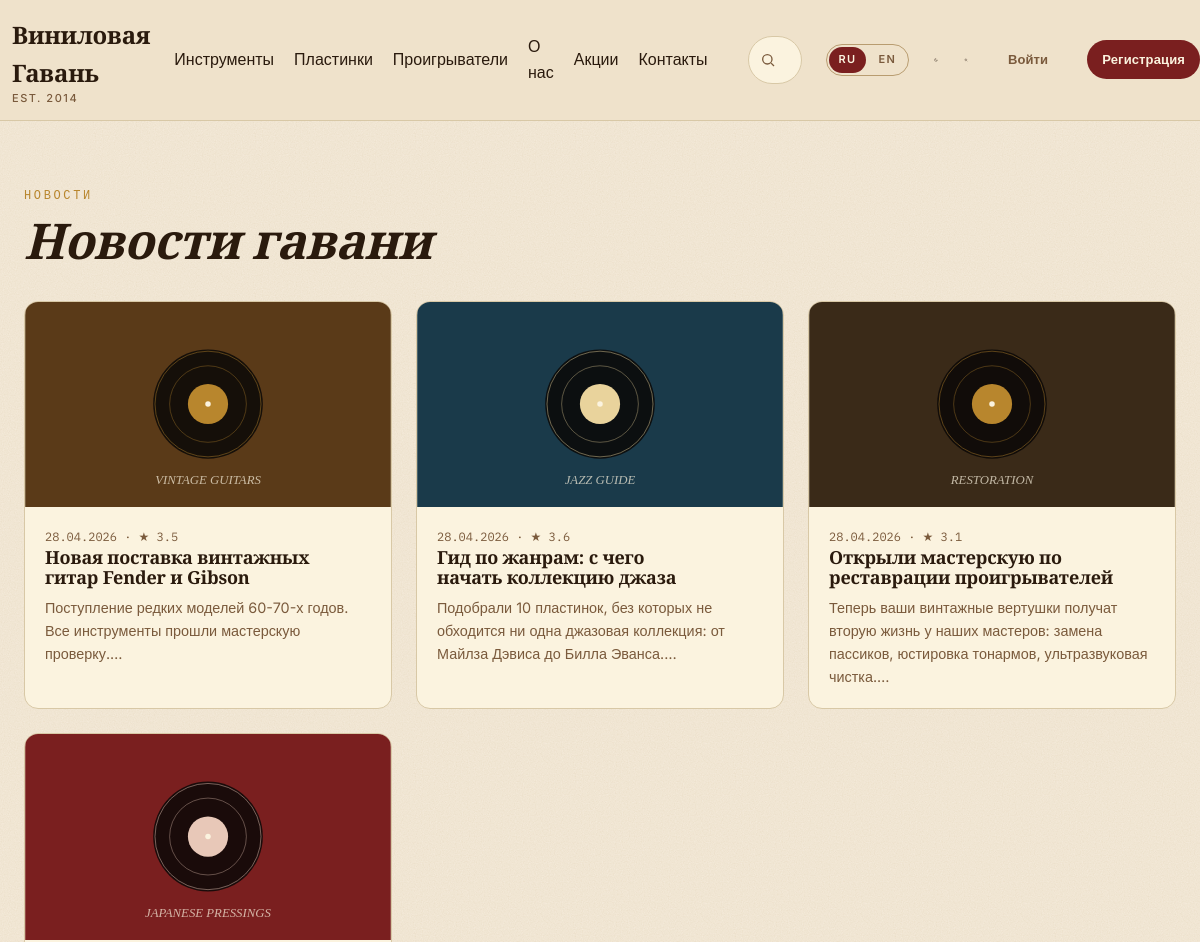
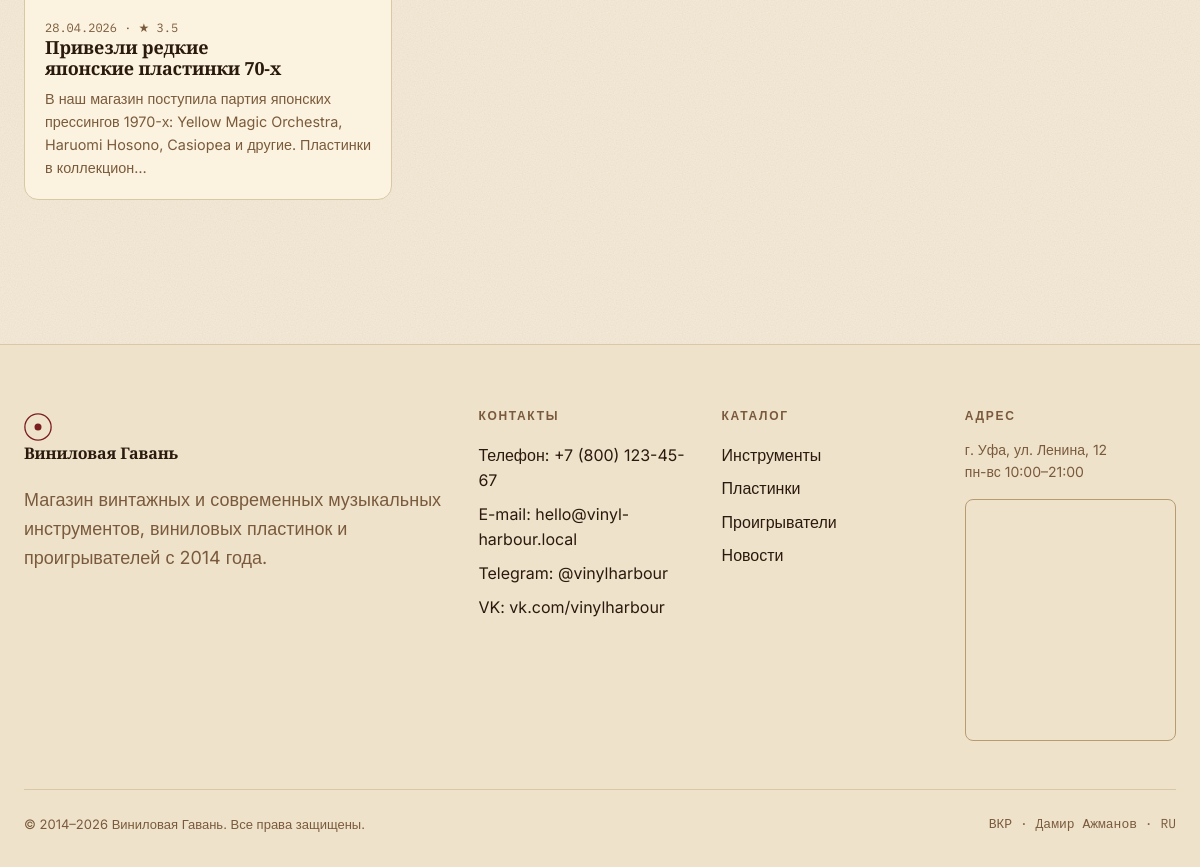
Page /news on the committed database (2 pictures, top to bottom).
### app/models.py (models this page shows, shortened)
class Category(db.Model):
    __tablename__ = "categories"
    id = db.Column(db.Integer, primary_key=True)
    slug = db.Column(db.String(64), unique=True, nullable=False)
    name_ru = db.Column(db.String(120), nullable=False)
    name_en = db.Column(db.String(120), nullable=False)
    description_ru = db.Column(db.Text, default="")
    description_en = db.Column(db.Text, default="")
    products = db.relationship("Product", backref="category", lazy="dynamic")

class News(db.Model):
    __tablename__ = "news"
    id = db.Column(db.Integer, primary_key=True)
    title_ru = db.Column(db.String(200), nullable=False)
    title_en = db.Column(db.String(200), nullable=False)
    body_ru = db.Column(db.Text, nullable=False)
    body_en = db.Column(db.Text, nullable=False)
    image = db.Column(db.String(255), default="news-default.svg")
    rating = db.Column(db.Integer, default=0)  # сумма оценок
    rating_count = db.Column(db.Integer, default=0)
    is_featured = db.Column(db.Boolean, default=False)
    published_at = db.Column(db.DateTime, default=datetime.utcnow)
    def title(self, lang="ru"):
        return self.title_en if lang == "en" else self.title_ru
    def body(self, lang="ru"):
        return self.body_en if lang == "en" else self.body_ru
    @property
    def avg_rating(self):
        return round(self.rating / self.rating_count, 1) if self.rating_count else 0

### app/blueprints/main/routes.py (the view)
@bp.route("/news")
def news_list():
    items = News.query.order_by(News.published_at.desc()).all()
    return render_template("news_list.html", news_items=items)

### app/i18n.py (called while the page is built)
def translations(lang):
    return TRANSLATIONS.get(lang, TRANSLATIONS["ru"])

### app/templates/news_list.html
{% extends 'base.html' %}
{% block content %}
<section class="section">
  <div class="container">
    <div style="margin-bottom: var(--space-8);">
      <div class="section-eyebrow">{{ t.news }}</div>
      <h1 style="font-style: italic;">{% if lang=='en' %}News from the harbour{% else %}Новости гавани{% endif %}</h1>
    </div>
    <div class="news-grid">
      {% for n in news_items %}
      <a class="news-card" href="{{ url_for('main.news_detail', news_id=n.id) }}">
        <div class="card-image"><img src="{{ url_for('static', filename='img/' + n.image) }}" alt=""></div>
        <div class="card-body">
          <div class="meta">{{ n.published_at.strftime('%d.%m.%Y') }} · ★ {{ n.avg_rating }}</div>
          <h3>{{ n.title(lang) }}</h3>
          <p style="color: var(--color-text-muted); font-size: 0.9rem; margin-top: 0.5rem;">{{ n.body(lang)[:140] }}…</p>
        </div>
      </a>
      {% endfor %}
    </div>
  </div>
</section>
{% endblock %}

### app/templates/base.html (shortened to what this page needs)
<!DOCTYPE html>
<html lang="{{ lang }}">
<head>
  <link rel="stylesheet" href="{{ url_for('static', filename='css/style.css') }}">
</head>
<body>
<header class="site-header">
  <div class="container header-top">
    <a href="{{ url_for('main.index') }}" class="logo" aria-label="{{ t.site_name }}">
      <span>{{ t.site_name }}<small>EST. 2014</small></span>
    </a>
    <nav class="nav-main">
      <a href="{{ url_for('catalog.category', slug='instruments') }}">{{ t.instruments }}</a>
      <a href="{{ url_for('catalog.category', slug='vinyl') }}">{{ t.vinyl }}</a>
      <a href="{{ url_for('catalog.category', slug='players') }}">{{ t.players }}</a>
      <a href="{{ url_for('main.index') }}#about">{{ t.about }}</a>
      <a href="{{ url_for('main.index') }}#promotions">{{ t.promotions }}</a>
      <a href="{{ url_for('main.index') }}#contacts">{{ t.contacts }}</a>
    </nav>
    <form action="{{ url_for('main.search') }}" method="get" class="search-form-header" role="search">
      <svg width="16" height="16" viewBox="0 0 24 24" fill="none" stroke="currentColor" stroke-width="2"><circle cx="11" cy="11" r="7"/><path d="m21 21-4.3-4.3"/></svg>
      <input type="search" name="q" placeholder="{{ t.search_placeholder }}" autocomplete="off" data-search-input>
    </form>
    <div class="lang-toggle" role="group" aria-label="Language">
      <a href="?lang=ru" class="{% if lang=='ru' %}active{% endif %}">RU</a>
      <a href="?lang=en" class="{% if lang=='en' %}active{% endif %}">EN</a>
    </div>
    <button class="icon-btn" data-theme-toggle aria-label="{{ t.theme_dark }}" title="{{ t.theme_dark }}"></button>
    <button class="icon-btn" data-vision-toggle aria-label="{{ t.vision_mode }}" title="{{ t.vision_mode }}">
      <svg width="20" height="20" viewBox="0 0 24 24" fill="none" stroke="currentColor" stroke-width="1.6"><circle cx="11" cy="11" r="6"/><path d="m21 21-5-5"/><path d="M11 8v6M8 11h6" stroke-width="1.4"/></svg>
    </button>
    {% if current_user.is_authenticated %}
      <a href="{{ url_for('cart.index') }}" class="icon-btn cart-btn" aria-label="{{ t.cart }}">
        <svg width="20" height="20" viewBox="0 0 24 24" fill="none" stroke="currentColor" stroke-width="1.6"><path d="M6 6h15l-1.5 9h-12z"/><circle cx="9" cy="20" r="1.5"/><circle cx="18" cy="20" r="1.5"/><path d="M6 6 5 3H2"/></svg>
        {% set cart_count = current_user.cart_items.count() %}
        {% if cart_count %}<span class="badge">{{ cart_count }}</span>{% endif %}
      </a>
      <a href="{{ url_for('account.index') }}" class="icon-btn" aria-label="{{ t.account }}" title="{{ t.account }}">
        <svg width="20" height="20" viewBox="0 0 24 24" fill="none" stroke="currentColor" stroke-width="1.6"><circle cx="12" cy="8" r="4"/><path d="M4 21c0-4 4-7 8-7s8 3 8 7"/></svg>
      </a>
      {% if current_user.is_admin %}<a href="{{ url_for('admin.index') }}" class="btn btn-outline btn-sm">{{ t.admin }}</a>{% endif %}
      <a href="{{ url_for('auth.logout') }}" class="btn btn-ghost btn-sm">{{ t.logout }}</a>
    {% else %}
      <a href="{{ url_for('auth.login') }}" class="btn btn-ghost btn-sm">{{ t.login }}</a>
      <a href="{{ url_for('auth.register') }}" class="btn btn-primary btn-sm">{{ t.register }}</a>
    {% endif %}
  </div>
</header>
<main>
  {% block content %}{% endblock %}
</main>
<footer class="site-footer" id="contacts">
  <div class="container">
    <div class="footer-grid">
      <div>
        <a href="{{ url_for('main.index') }}" class="logo">
          <svg width="28" height="28" viewBox="0 0 32 32" fill="none">
            <circle cx="16" cy="16" r="15" stroke="currentColor" stroke-width="1.5"/>
            <circle cx="16" cy="16" r="4" fill="currentColor"/>
          </svg>
          <span>{{ t.site_name }}</span>
        </a>
        <p style="margin-top: 1rem; color: var(--color-text-muted);">{{ t.footer_about }}</p>
      </div>
      <div>
        <h4>{{ t.contacts }}</h4>
        <a href="tel:+78001234567">{{ t.phone }}: +7 (800) 123-45-67</a>
        <a href="mailto:hello@vinyl-harbour.local">{{ t.email }}: hello@vinyl-harbour.local</a>
        <a href="#">Telegram: @vinylharbour</a>
        <a href="#">VK: vk.com/vinylharbour</a>
      </div>
      <div>
        <h4>{{ t.catalog }}</h4>
        <a href="{{ url_for('catalog.category', slug='instruments') }}">{{ t.instruments }}</a>
        <a href="{{ url_for('catalog.category', slug='vinyl') }}">{{ t.vinyl }}</a>
        <a href="{{ url_for('catalog.category', slug='players') }}">{{ t.players }}</a>
        <a href="{{ url_for('main.news_list') }}">{{ t.news }}</a>
      </div>
      <div>
        <h4>{{ t.address }}</h4>
        <p style="font-size: 0.875rem; color: var(--color-text-muted);">г. Уфа, ул. Ленина, 12<br>пн-вс 10:00–21:00</p>
        <div class="map-embed">
          <iframe src="https://yandex.ru/map-widget/v1/?ll=55.957727%2C54.735152&z=14&pt=55.957727,54.735152,pm2rdm" loading="lazy" allowfullscreen title="Карта"></iframe>
        </div>
      </div>
    </div>
    <div class="copyright">
      <span>© 2014–2026 {{ t.site_name }}. {{ t.rights }}.</span>
      <span style="font-family: var(--font-mono);">ВКР · Дамир Ажманов · {{ lang|upper }}</span>
    </div>
  </div>
</footer>
</body>
</html>

### rows in the picture
Category: players "Проигрыватели"
News: image (picture), published_at "28.04.2026", avg_rating "3.5", title "Новая поставка винтажных гитар Fender и Gibson", body_ru "Поступление редких моделей 60-70-х годов. Все инструменты прошли мастерскую проверку."
News: image (picture), published_at "28.04.2026", avg_rating "3.6", title "Гид по жанрам: с чего начать коллекцию джаза", body_ru "Подобрали 10 пластинок, без которых не обходится ни одна джазовая коллекция: от Майлза Дэвиса до Билла Эванса."
News: image (picture), published_at "28.04.2026", avg_rating "3.1", title "Открыли мастерскую по реставрации проигрывателей", body_ru "Теперь ваши винтажные вертушки получат вторую жизнь у наших мастеров: замена пассиков, юстировка тонармов, ультразвуковая чистка."
News: image (picture), published_at "28.04.2026", avg_rating "3.5", title "Привезли редкие японские пластинки 70-х", body_ru "В наш магазин поступила партия японских прессингов 1970-х: Yellow Magic Orchestra, Haruomi Hosono, Casiopea и другие. Пластинки в коллекцион"

### other values in the picture
{{ t.site_name }} "Виниловая Гавань"
{{ t.instruments }} "Инструменты"
{{ t.vinyl }} "Пластинки"
{{ t.about }} "О нас"
{{ t.promotions }} "Акции"
{{ t.contacts }} "Контакты"
{{ t.login }} "Войти"
{{ t.register }} "Регистрация"
{{ t.news }} "НОВОСТИ"
{{ t.footer_about }} "Магазин винтажных и современных музыкальных инструментов, виниловых пластинок и проигрывателей с 2014 года."
{{ t.contacts }} "КОНТАКТЫ"
{{ t.phone }} "Телефон"
{{ t.email }} "E-mail"
{{ t.catalog }} "КАТАЛОГ"
{{ t.news }} "Новости"
